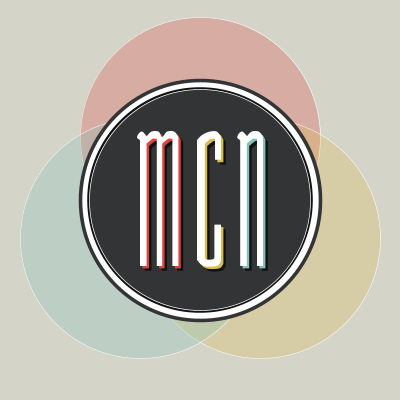
Frame 1 (no input)
Frame 60 (the mouse pressed at the canvas centre just before this capture): identical to frame 1, image omitted
Frame 120 (the mouse held since frame 60 and released just before this capture): identical to frame 1, image omitted

The Processing sketch that drew this single still picture (run headless with seeded random() and noise(); from frame 60 on, the mouse is pressed at the canvas centre):

// Processing sketch: processing_36514
// ── processing_36514.pde

// Homework 4
// 51-757 Computing for the Arts with Processing
// September 13, 2011
// Copyright Molly Nix September 2011 Pittsburgh, PA 15232

// IMPORTANT PIXEL POINTS
float wd;
float ht;
float x;
float y;
       
// other important pixel points
float shadowx;
float shadowy;
float darkershadowx;
float darkershadowy;

// color setting
color bg;
color darkerbg;
color turquoise;
color coralred;
color offyellow;
color white;
color badgebg;
color darkerbadgebg;
color coralred_alpha;
color offyellow_alpha;
color turquoise_alpha;
color redcircle;
color yellowcircle;
color bluecircle;


void setup( ) {
      size( 400,400);
      smooth();

      // IMPORTANT PIXEL POINTS
      wd = 240;
      ht = 240;
      x = 200;
      y = 200;
      shadowx = x+.01*wd;
      shadowy = y+.01*ht;
      darkershadowx = shadowx+.01*wd;
      darkershadowy = shadowy+.01*ht;
      
      // color setting
      bg = color(212, 212, 200);
      darkerbg = color(198, 199, 187);
      turquoise = color(129, 193, 184);
      coralred = color(222, 67, 61);
      offyellow = color(218, 187, 75);
      white = color(255, 255, 255);
      badgebg = color(51, 52, 53);
      darkerbadgebg = color(17, 17, 18);
      coralred_alpha = color(222, 67, 61, 70);
      offyellow_alpha = color(218, 187, 75, 70);
      turquoise_alpha = color(129, 193, 184, 70);
      redcircle = coralred_alpha;
      yellowcircle = offyellow_alpha;
      bluecircle = turquoise_alpha;
      
}


void keyPressed () {
  
      if (keyCode == UP){
        if (y<(ht/2)){
          y=y;
        }
        else {
          y = y-10;
          shadowy = y+.01*ht;
          darkershadowy = shadowy+.01*ht;
        }
      }
      
      else if (keyCode == DOWN){
        if (y>(height-(ht/2))){
          y=y;
        }
        else {
          y = y+10;
          shadowy = y+.01*ht;
          darkershadowy = shadowy+.01*ht;
        }
      }
      
      else if (keyCode == RIGHT){
       if (x>(width-(wd/2))){
           x=x;
       }
       else {
          x = x+10;
        shadowx = x+.01*wd;
        darkershadowx = shadowx+.01*wd;
       }
      }
      
      else if (keyCode == LEFT){
       if (x<(wd/2)){
         x=x;
       }
       else {
        x = x-10;
      shadowx = x+.01*wd;
      darkershadowx = shadowx+.01*wd;
       }
      }
      
      else if ((key == '+') || (key =='=')){
        wd = wd+10;
        ht = ht+10;
      }
      
      else if ((key == '_') || (key == '-')){
        if (wd<1){
          wd = wd;
          ht=ht;
        }
        else {
          wd = wd-10;
          ht = ht-10;
        }
      }
      
      else if ((key=='r') || (key=='R')) {
        if (redcircle == coralred_alpha) {
          redcircle = coralred;
        }
        else {
          redcircle = coralred_alpha;
        }
      }
      
       else if ((key=='y') || (key=='Y')) {
        if (yellowcircle == offyellow_alpha) {
          yellowcircle = offyellow;
        }
        else {
          yellowcircle = offyellow_alpha;
        }
      }
      
      else if ((key=='b') || (key=='B')) {
        if (bluecircle == turquoise_alpha) {
          bluecircle = turquoise;
        }
        else {
          bluecircle = turquoise_alpha;
        }
      }
}


void mousePressed() {
    x = mouseX;
    y = mouseY;
    shadowx = x+.01*wd;
    shadowy = y+.01*ht;
    darkershadowx = shadowx+.01*wd;
    darkershadowy = shadowy+.01*ht;
}


void draw() {
        
      background(bg);
      noStroke();
       
      // draw circle enclosure
      stroke(white);
      strokeWeight(.002*wd);
      fill(redcircle);
      ellipse(x, y-.26*ht, wd, ht);
      fill(yellowcircle);
      ellipse(x+.25*wd, y+.16*ht, wd, ht);
      fill(bluecircle);
      ellipse(x-.25*wd, y+.16*ht, wd, ht);
       
      fill(white);
      stroke(badgebg);
      strokeWeight(.015*wd);
      ellipse(x, y, wd, ht);
       
      fill(darkerbadgebg);
      noStroke();
      ellipse(x, y, wd-.06*wd, ht-.06*ht);
       
      fill(badgebg);
      stroke(white);
      strokeWeight(.003*wd);
      ellipse(x, y, wd-.08*wd, ht-.08*ht);
       
       
      // DRAW DARKER SHADOWS
      // start m shadow
      fill(darkerbadgebg);
      noStroke();
      beginShape();
      vertex(darkershadowx-.25*wd, darkershadowy+.275*ht);           // -100,110
      vertex(darkershadowx-.25*wd, darkershadowy-.25*ht);            // -100,-100
      curveVertex(darkershadowx-.25*wd, darkershadowy-.25*ht);       // -100,-100
      curveVertex(darkershadowx-.25*wd, darkershadowy-.25*ht);       // -100,-100
      curveVertex(darkershadowx-.2625*wd, darkershadowy-.26*ht);     // -105,-104
      curveVertex(darkershadowx-.255*wd, darkershadowy-.2775*ht);    // 102,111
      curveVertex(darkershadowx-.24*wd, darkershadowy-.285*ht);      // -96,-114
      curveVertex(darkershadowx-.2225*wd, darkershadowy-.265*ht);    // -89,-106
      curveVertex(darkershadowx-.2225*wd, darkershadowy-.265*ht);    // -89,-106
      curveVertex(darkershadowx-.2025*wd, darkershadowy-.285*ht);    // -81,-114
      curveVertex(darkershadowx-.1725*wd, darkershadowy-.285*ht);    // -69,-114
      curveVertex(darkershadowx-.1575*wd, darkershadowy-.2625*ht);   // -63,-106
      curveVertex(darkershadowx-.1375*wd, darkershadowy-.285*ht);    // -55,-114
      curveVertex(darkershadowx-.1075*wd, darkershadowy-.285*ht);    // -43,-114
      curveVertex(darkershadowx-.09*wd, darkershadowy-.2625*ht);     // -36,-105
      curveVertex(darkershadowx-.09*wd, darkershadowy-.2625*ht);     // -36,-105
      vertex(darkershadowx-.09*wd, darkershadowy-.2625*ht);          // -36,-105
      vertex(darkershadowx-.09*wd, darkershadowy+.275*ht);           // -36,110
      vertex(darkershadowx-.115*wd, darkershadowy+.275*ht);          // -46,110
      vertex(darkershadowx-.115*wd, darkershadowy-.255*ht);          // -46,-102
      curveVertex(darkershadowx-.115*wd, darkershadowy-.255*ht);     // -46,-102
      curveVertex(darkershadowx-.115*wd, darkershadowy-.255*ht);     // -46,-102
      curveVertex(darkershadowx-.1225*wd, darkershadowy-.255*ht);    // -49,-102
      curveVertex(darkershadowx-.1325*wd, darkershadowy-.255*ht);    // -53,-102
      curveVertex(darkershadowx-.1575*wd, darkershadowy-.235*ht);    // -63,-94
      curveVertex(darkershadowx-.1575*wd, darkershadowy-.235*ht);    // -63,-94
      vertex(darkershadowx-.1575*wd, darkershadowy-.235*ht);         // -63,-94
      vertex(darkershadowx-.1575*wd, darkershadowy+.275*ht);         // -63,110
      vertex(darkershadowx-.18*wd, darkershadowy+.275*ht);           // -72,110
      vertex(darkershadowx-.18*wd, darkershadowy-.255*ht);           // -72,-102
      curveVertex(darkershadowx-.18*wd, darkershadowy-.255*ht);      // -72,-102
      curveVertex(darkershadowx-.18*wd, darkershadowy-.255*ht);      // -72,-102
      curveVertex(darkershadowx-.1875*wd, darkershadowy-.255*ht);    // -75,-102
      curveVertex(darkershadowx-.1975*wd, darkershadowy-.255*ht);    // -79,-102
      curveVertex(darkershadowx-.2225*wd, darkershadowy-.235*ht);    // -89,-94
      curveVertex(darkershadowx-.2225*wd, darkershadowy-.235*ht);    // -89,-94
      vertex(darkershadowx-.2225*wd, darkershadowy-.235*ht);         // -89,-94
      vertex(darkershadowx-.2225*wd, darkershadowy+.275*ht);         // -89,110
      endShape();
      // start c shadow
      beginShape();
      curveVertex(darkershadowx-.0125*wd, darkershadowy-.25*ht);     // -5,-100
      curveVertex(darkershadowx-.0125*wd, darkershadowy-.25*ht);     // -5,-100
      vertex(darkershadowx-.0125*wd, darkershadowy-.25*ht);          // -5,-100
      vertex(darkershadowx+.02*wd, darkershadowy-.235*ht);           // 8,-94
      curveVertex(darkershadowx+.02*wd, darkershadowy-.235*ht);      // 8,-94
      curveVertex(darkershadowx+.02*wd, darkershadowy-.235*ht);      // 8,-94
      curveVertex(darkershadowx+.045*wd, darkershadowy-.255*ht);     // 18,-102
      curveVertex(darkershadowx+.055*wd, darkershadowy-.255*ht);     // 22,-102
      curveVertex(darkershadowx+.0625*wd, darkershadowy-.255*ht);    // 25,-102
      curveVertex(darkershadowx+.0625*wd, darkershadowy-.255*ht);    // 25,-102
      vertex(darkershadowx+.0625*wd, darkershadowy-.255*ht);         // 25,-102
      vertex(darkershadowx+.0625*wd, darkershadowy-.1675*ht);        // 25,-67
      vertex(darkershadowx+.0875*wd, darkershadowy-.1675*ht);        // 35,-67
      vertex(darkershadowx+.0875*wd, darkershadowy-.2625*ht);        // 35,-105
      curveVertex(darkershadowx+.0875*wd, darkershadowy-.2625*ht);   // 35,-105
      curveVertex(darkershadowx+.0875*wd, darkershadowy-.2625*ht);   // 35,-105
      curveVertex(darkershadowx+.07*wd, darkershadowy-.285*ht);      // 28,-114
      curveVertex(darkershadowx+.04*wd, darkershadowy-.285*ht);      // 16,-114
      curveVertex(darkershadowx+.0075*wd, darkershadowy-.27*ht);     // 3,-108
      curveVertex(darkershadowx-.0125*wd, darkershadowy-.25*ht);     // -5,-100
      curveVertex(darkershadowx-.0125*wd, darkershadowy-.25*ht);     // -5,-100
      vertex(darkershadowx-.0125*wd, darkershadowy-.25*ht);          // -5,-100
      vertex(darkershadowx+.02*wd, darkershadowy-.235*ht);           // 8,-94
      vertex(darkershadowx+.02*wd, darkershadowy+.24*ht);            // 8,96
      curveVertex(darkershadowx+.02*wd, darkershadowy+.24*ht);       // 8,96
      curveVertex(darkershadowx+.02*wd, darkershadowy+.24*ht);       // 8,96
      curveVertex(darkershadowx+.025*wd, darkershadowy+.2475*ht);    // 10,99
      curveVertex(darkershadowx+.0525*wd, darkershadowy+.2475*ht);   // 21,99
      curveVertex(darkershadowx+.06*wd, darkershadowy+.24*ht);       // 24,96
      curveVertex(darkershadowx+.06*wd, darkershadowy+.24*ht);       // 24,96
      vertex(darkershadowx+.06*wd, darkershadowy+.24*ht);            // 24,96
      vertex(darkershadowx+.06*wd, darkershadowy+.1025*ht);          // 24,41
      vertex(darkershadowx+.0875*wd, darkershadowy+.1025*ht);        // 35,41
      vertex(darkershadowx+.0875*wd, darkershadowy+.255*ht);         // 35,102
      curveVertex(darkershadowx+.0875*wd, darkershadowy+.255*ht);    // 35,102
      curveVertex(darkershadowx+.0875*wd, darkershadowy+.255*ht);    // 35,102
      curveVertex(darkershadowx+.07*wd, darkershadowy+.275*ht);      // 28,110
      curveVertex(darkershadowx+.015*wd, darkershadowy+.275*ht);     // 6,110
      curveVertex(darkershadowx-.0125*wd, darkershadowy+.25*ht);     // -5,100
      curveVertex(darkershadowx-.0125*wd, darkershadowy+.25*ht);     // -5,100
      endShape();
      // start n shadow
      beginShape();
      vertex(darkershadowx+.1675*wd, darkershadowy+.275*ht);         // 67,110
      vertex(darkershadowx+.1675*wd, darkershadowy-.25*ht);          // 67,-100
      curveVertex(darkershadowx+.1675*wd, darkershadowy-.25*ht);     // 67,-100
      curveVertex(darkershadowx+.1675*wd, darkershadowy-.25*ht);     // 67,-100
      curveVertex(darkershadowx+.155*wd, darkershadowy-.26*ht);      // 62,-104
      curveVertex(darkershadowx+.1625*wd, darkershadowy-.2775*ht);   // 65,111
      curveVertex(darkershadowx+.1775*wd, darkershadowy-.285*ht);    // 71,-114
      curveVertex(darkershadowx+.195*wd, darkershadowy-.265*ht);     // 78,-106
      curveVertex(darkershadowx+.195*wd, darkershadowy-.265*ht);     // 78,-106
      vertex(darkershadowx+.195*wd, darkershadowy-.265*ht);          // 78,-106
      vertex(darkershadowx+.195*wd, darkershadowy-.265*ht);          // 78,-106
      curveVertex(darkershadowx+.195*wd, darkershadowy-.265*ht);     // 78,-106
      curveVertex(darkershadowx+.195*wd, darkershadowy-.265*ht);     // 78,-106
      curveVertex(darkershadowx+.215*wd, darkershadowy-.285*ht);     // 86,-114
      curveVertex(darkershadowx+.245*wd, darkershadowy-.285*ht);     // 98,-114
      curveVertex(darkershadowx+.2625*wd, darkershadowy-.2625*ht);   // 105,-105
      curveVertex(darkershadowx+.2625*wd, darkershadowy-.2625*ht);   // 105,-105
      vertex(darkershadowx+.2625*wd, darkershadowy-.2625*ht);        // 105,-105
      vertex(darkershadowx+.2625*wd, darkershadowy+.275*ht);         // 105,110
      vertex(darkershadowx+.2375*wd, darkershadowy+.275*ht);         // 95,110
      vertex(darkershadowx+.2375*wd, darkershadowy-.255*ht);         // 95,-102
      curveVertex(darkershadowx+.2375*wd, darkershadowy-.255*ht);    // 95,-102
      curveVertex(darkershadowx+.23*wd, darkershadowy-.255*ht);      // 92,-102
      curveVertex(darkershadowx+.22*wd, darkershadowy-.255*ht);      // 88,-102
      curveVertex(darkershadowx+.195*wd, darkershadowy-.235*ht);     // 78,-94
      curveVertex(darkershadowx+.195*wd, darkershadowy-.235*ht);     // 78,-94
      vertex(darkershadowx+.195*wd, darkershadowy-.235*ht);          // 78,-94
      vertex(darkershadowx+.195*wd, darkershadowy-.235*ht);          // 78,-94
      vertex(darkershadowx+.195*wd, darkershadowy+.275*ht);          // 78,110
      endShape();
       
       
      // DRAW SHADOWS
      // start m shadow
      fill(coralred);
      noStroke();
      beginShape();
      vertex(shadowx-.25*wd, shadowy+.275*ht);           // -100,110
      vertex(shadowx-.25*wd, shadowy-.25*ht);            // -100,-100
      curveVertex(shadowx-.25*wd, shadowy-.25*ht);       // -100,-100
      curveVertex(shadowx-.25*wd, shadowy-.25*ht);       // -100,-100
      curveVertex(shadowx-.2625*wd, shadowy-.26*ht);     // -105,-104
      curveVertex(shadowx-.255*wd, shadowy-.2775*ht);    // 102,111
      curveVertex(shadowx-.24*wd, shadowy-.285*ht);      // -96,-114
      curveVertex(shadowx-.2225*wd, shadowy-.265*ht);    // -89,-106
      curveVertex(shadowx-.2225*wd, shadowy-.265*ht);    // -89,-106
      curveVertex(shadowx-.2025*wd, shadowy-.285*ht);    // -81,-114
      curveVertex(shadowx-.1725*wd, shadowy-.285*ht);    // -69,-114
      curveVertex(shadowx-.1575*wd, shadowy-.2625*ht);   // -63,-106
      curveVertex(shadowx-.1375*wd, shadowy-.285*ht);    // -55,-114
      curveVertex(shadowx-.1075*wd, shadowy-.285*ht);    // -43,-114
      curveVertex(shadowx-.09*wd, shadowy-.2625*ht);     // -36,-105
      curveVertex(shadowx-.09*wd, shadowy-.2625*ht);     // -36,-105
      vertex(shadowx-.09*wd, shadowy-.2625*ht);          // -36,-105
      vertex(shadowx-.09*wd, shadowy+.275*ht);           // -36,110
      vertex(shadowx-.115*wd, shadowy+.275*ht);          // -46,110
      vertex(shadowx-.115*wd, shadowy-.255*ht);          // -46,-102
      curveVertex(shadowx-.115*wd, shadowy-.255*ht);     // -46,-102
      curveVertex(shadowx-.115*wd, shadowy-.255*ht);     // -46,-102
      curveVertex(shadowx-.1225*wd, shadowy-.255*ht);    // -49,-102
      curveVertex(shadowx-.1325*wd, shadowy-.255*ht);    // -53,-102
      curveVertex(shadowx-.1575*wd, shadowy-.235*ht);    // -63,-94
      curveVertex(shadowx-.1575*wd, shadowy-.235*ht);    // -63,-94
      vertex(shadowx-.1575*wd, shadowy-.235*ht);         // -63,-94
      vertex(shadowx-.1575*wd, shadowy+.275*ht);         // -63,110
      vertex(shadowx-.18*wd, shadowy+.275*ht);           // -72,110
      vertex(shadowx-.18*wd, shadowy-.255*ht);           // -72,-102
      curveVertex(shadowx-.18*wd, shadowy-.255*ht);      // -72,-102
      curveVertex(shadowx-.18*wd, shadowy-.255*ht);      // -72,-102
      curveVertex(shadowx-.1875*wd, shadowy-.255*ht);    // -75,-102
      curveVertex(shadowx-.1975*wd, shadowy-.255*ht);    // -79,-102
      curveVertex(shadowx-.2225*wd, shadowy-.235*ht);    // -89,-94
      curveVertex(shadowx-.2225*wd, shadowy-.235*ht);    // -89,-94
      vertex(shadowx-.2225*wd, shadowy-.235*ht);         // -89,-94
      vertex(shadowx-.2225*wd, shadowy+.275*ht);         // -89,110
      endShape();
      // start c shadow
      fill(offyellow);
      beginShape();
      curveVertex(shadowx-.0125*wd, shadowy-.25*ht);     // -5,-100
      curveVertex(shadowx-.0125*wd, shadowy-.25*ht);     // -5,-100
      vertex(shadowx-.0125*wd, shadowy-.25*ht);          // -5,-100
      vertex(shadowx+.02*wd, shadowy-.235*ht);           // 8,-94
      curveVertex(shadowx+.02*wd, shadowy-.235*ht);      // 8,-94
      curveVertex(shadowx+.02*wd, shadowy-.235*ht);      // 8,-94
      curveVertex(shadowx+.045*wd, shadowy-.255*ht);     // 18,-102
      curveVertex(shadowx+.055*wd, shadowy-.255*ht);     // 22,-102
      curveVertex(shadowx+.0625*wd, shadowy-.255*ht);    // 25,-102
      curveVertex(shadowx+.0625*wd, shadowy-.255*ht);    // 25,-102
      vertex(shadowx+.0625*wd, shadowy-.255*ht);         // 25,-102
      vertex(shadowx+.0625*wd, shadowy-.1675*ht);        // 25,-67
      vertex(shadowx+.0875*wd, shadowy-.1675*ht);        // 35,-67
      vertex(shadowx+.0875*wd, shadowy-.2625*ht);        // 35,-105
      curveVertex(shadowx+.0875*wd, shadowy-.2625*ht);   // 35,-105
      curveVertex(shadowx+.0875*wd, shadowy-.2625*ht);   // 35,-105
      curveVertex(shadowx+.07*wd, shadowy-.285*ht);      // 28,-114
      curveVertex(shadowx+.04*wd, shadowy-.285*ht);      // 16,-114
      curveVertex(shadowx+.0075*wd, shadowy-.27*ht);     // 3,-108
      curveVertex(shadowx-.0125*wd, shadowy-.25*ht);     // -5,-100
      curveVertex(shadowx-.0125*wd, shadowy-.25*ht);     // -5,-100
      vertex(shadowx-.0125*wd, shadowy-.25*ht);          // -5,-100
      vertex(shadowx+.02*wd, shadowy-.235*ht);           // 8,-94
      vertex(shadowx+.02*wd, shadowy+.24*ht);            // 8,96
      curveVertex(shadowx+.02*wd, shadowy+.24*ht);       // 8,96
      curveVertex(shadowx+.02*wd, shadowy+.24*ht);       // 8,96
      curveVertex(shadowx+.025*wd, shadowy+.2475*ht);    // 10,99
      curveVertex(shadowx+.0525*wd, shadowy+.2475*ht);   // 21,99
      curveVertex(shadowx+.06*wd, shadowy+.24*ht);       // 24,96
      curveVertex(shadowx+.06*wd, shadowy+.24*ht);       // 24,96
      vertex(shadowx+.06*wd, shadowy+.24*ht);            // 24,96
      vertex(shadowx+.06*wd, shadowy+.1025*ht);          // 24,41
      vertex(shadowx+.0875*wd, shadowy+.1025*ht);        // 35,41
      vertex(shadowx+.0875*wd, shadowy+.255*ht);         // 35,102
      curveVertex(shadowx+.0875*wd, shadowy+.255*ht);    // 35,102
      curveVertex(shadowx+.0875*wd, shadowy+.255*ht);    // 35,102
      curveVertex(shadowx+.07*wd, shadowy+.275*ht);      // 28,110
      curveVertex(shadowx+.015*wd, shadowy+.275*ht);     // 6,110
      curveVertex(shadowx-.0125*wd, shadowy+.25*ht);     // -5,100
      curveVertex(shadowx-.0125*wd, shadowy+.25*ht);     // -5,100
      endShape();
      // start n shadow
      fill(turquoise);
      beginShape();
      vertex(shadowx+.1675*wd, shadowy+.275*ht);         // 67,110
      vertex(shadowx+.1675*wd, shadowy-.25*ht);          // 67,-100
      curveVertex(shadowx+.1675*wd, shadowy-.25*ht);     // 67,-100
      curveVertex(shadowx+.1675*wd, shadowy-.25*ht);     // 67,-100
      curveVertex(shadowx+.155*wd, shadowy-.26*ht);      // 62,-104
      curveVertex(shadowx+.1625*wd, shadowy-.2775*ht);   // 65,111
      curveVertex(shadowx+.1775*wd, shadowy-.285*ht);    // 71,-114
      curveVertex(shadowx+.195*wd, shadowy-.265*ht);     // 78,-106
      curveVertex(shadowx+.195*wd, shadowy-.265*ht);     // 78,-106
      vertex(shadowx+.195*wd, shadowy-.265*ht);          // 78,-106
      vertex(shadowx+.195*wd, shadowy-.265*ht);          // 78,-106
      curveVertex(shadowx+.195*wd, shadowy-.265*ht);     // 78,-106
      curveVertex(shadowx+.195*wd, shadowy-.265*ht);     // 78,-106
      curveVertex(shadowx+.215*wd, shadowy-.285*ht);     // 86,-114
      curveVertex(shadowx+.245*wd, shadowy-.285*ht);     // 98,-114
      curveVertex(shadowx+.2625*wd, shadowy-.2625*ht);   // 105,-105
      curveVertex(shadowx+.2625*wd, shadowy-.2625*ht);   // 105,-105
      vertex(shadowx+.2625*wd, shadowy-.2625*ht);        // 105,-105
      vertex(shadowx+.2625*wd, shadowy+.275*ht);         // 105,110
      vertex(shadowx+.2375*wd, shadowy+.275*ht);         // 95,110
      vertex(shadowx+.2375*wd, shadowy-.255*ht);         // 95,-102
      curveVertex(shadowx+.2375*wd, shadowy-.255*ht);    // 95,-102
      curveVertex(shadowx+.23*wd, shadowy-.255*ht);      // 92,-102
      curveVertex(shadowx+.22*wd, shadowy-.255*ht);      // 88,-102
      curveVertex(shadowx+.195*wd, shadowy-.235*ht);     // 78,-94
      curveVertex(shadowx+.195*wd, shadowy-.235*ht);     // 78,-94
      vertex(shadowx+.195*wd, shadowy-.235*ht);          // 78,-94
      vertex(shadowx+.195*wd, shadowy-.235*ht);          // 78,-94
      vertex(shadowx+.195*wd, shadowy+.275*ht);          // 78,110
      endShape();
       
       
      // DRAW M
      fill(white);
      beginShape();
      vertex(x-.25*wd, y+.275*ht);           // -100,110
      vertex(x-.25*wd, y-.25*ht);            // -100,-100
      curveVertex(x-.25*wd, y-.25*ht);       // -100,-100
      curveVertex(x-.25*wd, y-.25*ht);       // -100,-100
      curveVertex(x-.2625*wd, y-.26*ht);     // -105,-104
      curveVertex(x-.255*wd, y-.2775*ht);    // 102,111
      curveVertex(x-.24*wd, y-.285*ht);      // -96,-114
      curveVertex(x-.2225*wd, y-.265*ht);    // -89,-106
      curveVertex(x-.2225*wd, y-.265*ht);    // -89,-106
      curveVertex(x-.2025*wd, y-.285*ht);    // -81,-114
      curveVertex(x-.1725*wd, y-.285*ht);    // -69,-114
      curveVertex(x-.1575*wd, y-.2625*ht);   // -63,-106
      curveVertex(x-.1375*wd, y-.285*ht);    // -55,-114
      curveVertex(x-.1075*wd, y-.285*ht);    // -43,-114
      curveVertex(x-.09*wd, y-.2625*ht);     // -36,-105
      curveVertex(x-.09*wd, y-.2625*ht);     // -36,-105
      vertex(x-.09*wd, y-.2625*ht);          // -36,-105
      vertex(x-.09*wd, y+.275*ht);           // -36,110
      vertex(x-.115*wd, y+.275*ht);          // -46,110
      vertex(x-.115*wd, y-.255*ht);          // -46,-102
      curveVertex(x-.115*wd, y-.255*ht);     // -46,-102
      curveVertex(x-.115*wd, y-.255*ht);     // -46,-102
      curveVertex(x-.1225*wd, y-.255*ht);    // -49,-102
      curveVertex(x-.1325*wd, y-.255*ht);    // -53,-102
      curveVertex(x-.1575*wd, y-.235*ht);    // -63,-94
      curveVertex(x-.1575*wd, y-.235*ht);    // -63,-94
      vertex(x-.1575*wd, y-.235*ht);         // -63,-94
      vertex(x-.1575*wd, y+.275*ht);         // -63,110
      vertex(x-.18*wd, y+.275*ht);           // -72,110
      vertex(x-.18*wd, y-.255*ht);           // -72,-102
      curveVertex(x-.18*wd, y-.255*ht);      // -72,-102
      curveVertex(x-.18*wd, y-.255*ht);      // -72,-102
      curveVertex(x-.1875*wd, y-.255*ht);    // -75,-102
      curveVertex(x-.1975*wd, y-.255*ht);    // -79,-102
      curveVertex(x-.2225*wd, y-.235*ht);    // -89,-94
      curveVertex(x-.2225*wd, y-.235*ht);    // -89,-94
      vertex(x-.2225*wd, y-.235*ht);         // -89,-94
      vertex(x-.2225*wd, y+.275*ht);         // -89,110
      endShape();
       
       
      // DRAW C
      beginShape();
      curveVertex(x-.0125*wd, y-.25*ht);     // -5,-100
      curveVertex(x-.0125*wd, y-.25*ht);     // -5,-100
      vertex(x-.0125*wd, y-.25*ht);          // -5,-100
      vertex(x+.02*wd, y-.235*ht);           // 8,-94
      curveVertex(x+.02*wd, y-.235*ht);      // 8,-94
      curveVertex(x+.02*wd, y-.235*ht);      // 8,-94
      curveVertex(x+.045*wd, y-.255*ht);     // 18,-102
      curveVertex(x+.055*wd, y-.255*ht);     // 22,-102
      curveVertex(x+.0625*wd, y-.255*ht);    // 25,-102
      curveVertex(x+.0625*wd, y-.255*ht);    // 25,-102
      vertex(x+.0625*wd, y-.255*ht);         // 25,-102
      vertex(x+.0625*wd, y-.1675*ht);        // 25,-67
      vertex(x+.0625*wd, y-.1675*ht);        // 25,-67
      vertex(x+.0875*wd, y-.1675*ht);        // 35,-67
      vertex(x+.0875*wd, y-.2625*ht);        // 35,-105
      curveVertex(x+.0875*wd, y-.2625*ht);   // 35,-105
      curveVertex(x+.0875*wd, y-.2625*ht);   // 35,-105
      curveVertex(x+.07*wd, y-.285*ht);      // 28,-114
      curveVertex(x+.04*wd, y-.285*ht);      // 16,-114
      curveVertex(x+.0075*wd, y-.27*ht);     // 3,-108
      curveVertex(x-.0125*wd, y-.25*ht);     // -5,-100
      curveVertex(x-.0125*wd, y-.25*ht);     // -5,-100
      vertex(x-.0125*wd, y-.25*ht);          // -5,-100
      vertex(x+.02*wd, y-.235*ht);           // 8,-94
      vertex(x+.02*wd, y+.24*ht);            // 8,96
      curveVertex(x+.02*wd, y+.24*ht);       // 8,96
      curveVertex(x+.02*wd, y+.24*ht);       // 8,96
      curveVertex(x+.025*wd, y+.2475*ht);    // 10,99
      curveVertex(x+.0525*wd, y+.2475*ht);   // 21,99
      curveVertex(x+.06*wd, y+.24*ht);       // 24,96
      curveVertex(x+.06*wd, y+.24*ht);       // 24,96
      vertex(x+.06*wd, y+.24*ht);            // 24,96
      vertex(x+.06*wd, y+.1025*ht);          // 24,41
      vertex(x+.0875*wd, y+.1025*ht);        // 35,41
      vertex(x+.0875*wd, y+.255*ht);         // 35,102
      curveVertex(x+.0875*wd, y+.255*ht);    // 35,102
      curveVertex(x+.0875*wd, y+.255*ht);    // 35,102
      curveVertex(x+.07*wd, y+.275*ht);      // 28,110
      curveVertex(x+.015*wd, y+.275*ht);     // 6,110
      curveVertex(x-.0125*wd, y+.25*ht);     // -5,100
      curveVertex(x-.0125*wd, y+.25*ht);     // -5,100
      endShape();
       
       
       
      // DRAW N
      beginShape();
      vertex(x+.1675*wd, y+.275*ht);         // 67,110
      vertex(x+.1675*wd, y-.25*ht);          // 67,-100
      curveVertex(x+.1675*wd, y-.25*ht);     // 67,-100
      curveVertex(x+.1675*wd, y-.25*ht);     // 67,-100
      curveVertex(x+.155*wd, y-.26*ht);      // 62,-104
      curveVertex(x+.1625*wd, y-.2775*ht);   // 65,111
      curveVertex(x+.1775*wd, y-.285*ht);    // 71,-114
      curveVertex(x+.195*wd, y-.265*ht);     // 78,-106
      curveVertex(x+.195*wd, y-.265*ht);     // 78,-106
      vertex(x+.195*wd, y-.265*ht);          // 78,-106
      vertex(x+.195*wd, y-.265*ht);          // 78,-106
      curveVertex(x+.195*wd, y-.265*ht);     // 78,-106
      curveVertex(x+.195*wd, y-.265*ht);     // 78,-106
      curveVertex(x+.215*wd, y-.285*ht);     // 86,-114
      curveVertex(x+.245*wd, y-.285*ht);     // 98,-114
      curveVertex(x+.2625*wd, y-.2625*ht);   // 105,-105
      curveVertex(x+.2625*wd, y-.2625*ht);   // 105,-105
      vertex(x+.2625*wd, y-.2625*ht);        // 105,-105
      vertex(x+.2625*wd, y+.275*ht);         // 105,110
      vertex(x+.2375*wd, y+.275*ht);         // 95,110
      vertex(x+.2375*wd, y-.255*ht);         // 95,-102
      curveVertex(x+.2375*wd, y-.255*ht);    // 95,-102
      curveVertex(x+.2375*wd, y-.255*ht);    // 95,-102
      curveVertex(x+.23*wd, y-.255*ht);      // 92,-102
      curveVertex(x+.22*wd, y-.255*ht);      // 88,-102
      curveVertex(x+.195*wd, y-.235*ht);     // 78,-94
      curveVertex(x+.195*wd, y-.235*ht);     // 78,-94
      vertex(x+.195*wd, y-.235*ht);          // 78,-94
      vertex(x+.195*wd, y-.235*ht);          // 78,-94
      vertex(x+.195*wd, y+.275*ht);          // 78,110
      endShape();
}
